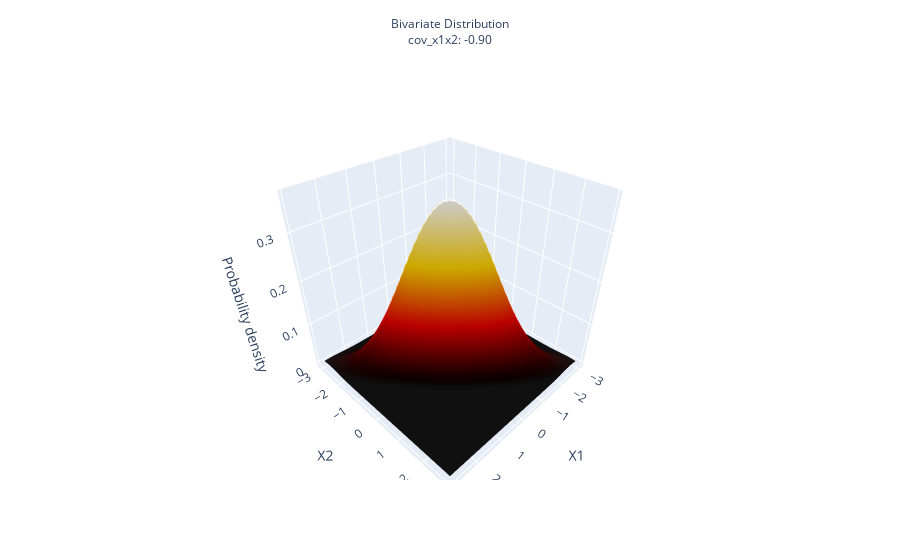

The notebook cell saved with this chart:
### Code cell
fig = go.Figure(
    go.Surface(z=neg_cov_res[2], x=x1, y=x2, colorscale="Hot", showscale=False)
)
fig.update_layout(
    {
        "title": dict(
            text=f"Bivariate Distribution<br>cov_x1x2: {neg_cov[0][1]:.2f}",
            y=0.95,
            x=0.5,
            xanchor="center",
            yanchor="top",
            font=dict(size=12),
        ),
        "scene": dict(
            xaxis=dict(title="X1"),
            yaxis=dict(title="X2"),
            zaxis=dict(title="Probability density"),
        ),
        "xaxis": dict(title="Values"),
        "yaxis": dict(title="Probability Density"),
    }
)

fig.write_html(
    os.path.join(SAVE_PLOT_DIR, "bivariate_negative_covariance_density.html")
)
fig.write_image(
    os.path.join(SAVE_PLOT_DIR, "bivariate_negative_covariance_density.png")
)
fig.show()

### Figure 1 — Plotly figure (JSON) as saved in the notebook; plotly's stock layout.template omitted (floating-point values rounded to 4 significant figures; data arrays with more than 128 entries replaced by an {"elided": "..."} marker saying what was removed)
{"data": [{"colorscale": [[0, "rgb(0,0,0)"], [0.3333, "rgb(230,0,0)"], [0.6667, "rgb(255,210,0)"], [1, "rgb(255,255,255)"]], "showscale": false, "type": "surface", "x": {"elided": "60x60 float values"}, "y": {"elided": "60x60 float values"}, "z": {"elided": "60x60 float values"}}], "layout": {"scene": {"xaxis": {"title": {"text": "X1"}}, "yaxis": {"title": {"text": "X2"}}, "zaxis": {"title": {"text": "Probability density"}}}, "title": {"font": {"size": 12}, "text": "Bivariate Distribution<br>cov_x1x2: -0.90", "x": 0.5, "xanchor": "center", "y": 0.95, "yanchor": "top"}, "xaxis": {"title": {"text": "Values"}}, "yaxis": {"title": {"text": "Probability Density"}}}}
